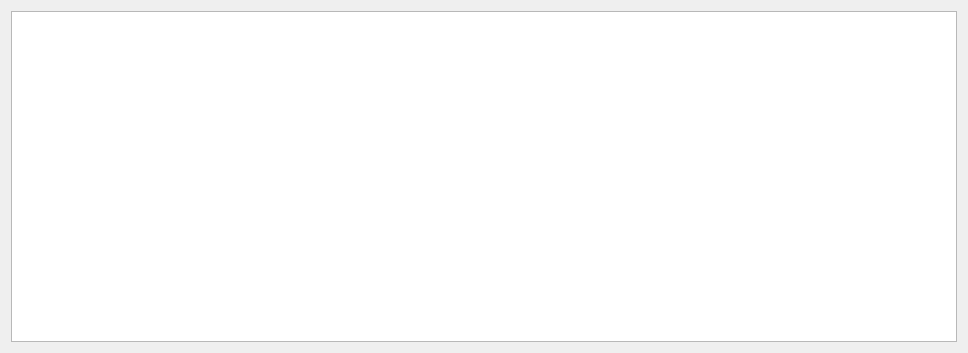
<?xml version="1.0" encoding="UTF-8"?>
<ui version="4.0">
 <class>Keyboard</class>
 <widget class="QWidget" name="Keyboard">
  <property name="geometry">
   <rect>
    <x>0</x>
    <y>0</y>
    <width>968</width>
    <height>353</height>
   </rect>
  </property>
  <property name="windowTitle">
   <string>Form</string>
  </property>
  <layout class="QVBoxLayout" name="verticalLayout">
   <item>
    <widget class="QGraphicsView" name="graphicsView"/>
   </item>
  </layout>
 </widget>
 <resources/>
 <connections/>
</ui>
